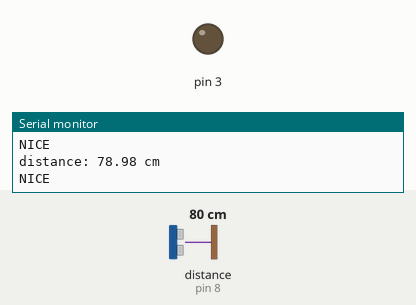
This sketch was run on a simulated Arduino Uno, built with avr-gcc and run on an emulated ATmega328P. On the bench: output pins drawn as LEDs (lit = HIGH), the last lines printed to the serial monitor. Wiring (inferred from the names in the program): ultrasonic range finder: trigger pin 9; echo pin 8. Dashed ring = blinking. The test bench sets the inputs (shaded band); at power-on: distance to the obstacle (sensor on pin 8) 80 cm. The echo pulse lasts 58.3 µs per cm; pins used as bus, display or sensor lines are not drawn.

Above: at 1.3 s.
1.4 s: distance to the obstacle (sensor on pin 8) set to 7 cm
2.9 s: distance to the obstacle (sensor on pin 8) set to 4 cm
At 3.07 s:
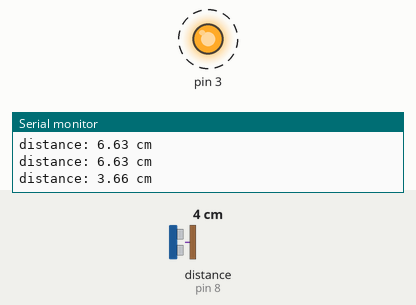
5.9 s: distance to the obstacle (sensor on pin 8) set to 9 cm
At 7.1 s:
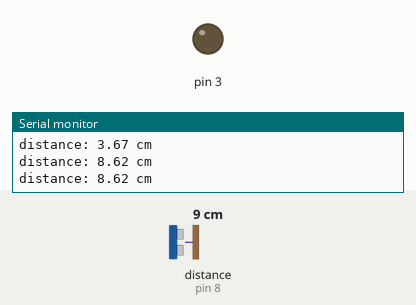
7.4 s: distance to the obstacle (sensor on pin 8) set to 2 cm
At 8.1 s:
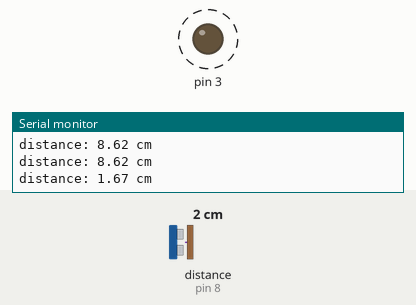
Timing chart, 0 to 11.4 s (numbered marks = the images above; inputs shaded):
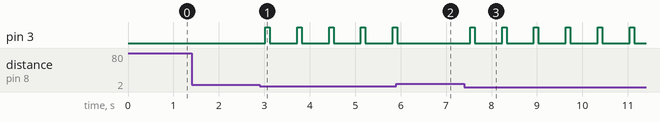

The sketch:

code.ino
```cpp
int trigPin = 9;    // TRIG pin
int echoPin = 8;    // ECHO pin

float duration_us, distance_cm;

void setup() {
  // begin serial port
  Serial.begin (9600);

  // configure the trigger pin to output mode
  pinMode(trigPin, OUTPUT);
  // configure the echo pin to input mode
  pinMode(echoPin, INPUT);
  pinMode(3, OUTPUT);
}

void loop() {
  // generate 10-microsecond pulse to TRIG pin
  digitalWrite(trigPin, HIGH);
  delayMicroseconds(10);
  digitalWrite(trigPin, LOW);

  // measure duration of pulse from ECHO pin
  duration_us = pulseIn(echoPin, HIGH);

  // calculate the distance
  distance_cm = 0.017 * duration_us;

  // print the value to Serial Monitor
  Serial.print("distance: ");
  Serial.print(distance_cm);
  Serial.println(" cm");
  if(distance_cm<5)
  {
     digitalWrite(3, HIGH);  // turn the LED on (HIGH is the voltage level)
  delay(100);                      // wait for a second
  digitalWrite(3, LOW);   // turn the LED off by making the voltage LOW
  delay(100);
  }
 else if(distance_cm<20)
  {
     digitalWrite(11, HIGH);  // turn the LED on (HIGH is the voltage level)
  // delay(100);                      // wait for a second
  // digitalWrite(11, LOW);   // turn the LED off by making the voltage LOW
  // delay(100);
  }
else if(distance_cm<40)
  {
     digitalWrite(1, HIGH);  // turn the LED on (HIGH is the voltage level)
  /*delay(100);                      // wait for a second
  digitalWrite(11, LOW);   // turn the LED off by making the voltage LOW
  delay(100);   */
  }
else
{
Serial.println("NICE");
// digitalWrite(11, LOW);
}
  delay(500);
}
```

Measured:
- the behaviour switches between 6 and 5 cm on distance to the obstacle (sensor on pin 8) (found by bisection; images 0 and 1)
- after the input at 2.9 s, pin 3: alternates HIGH for 0.10 s and LOW for 0.60 s, starting after 0.12 s
- after the input at 5.9 s, pin 3: goes on until 5.9 s, then stays LOW
- after the input at 7.4 s, pin 3: alternates HIGH for 0.10 s and LOW for 0.60 s, starting after 0.13 s
